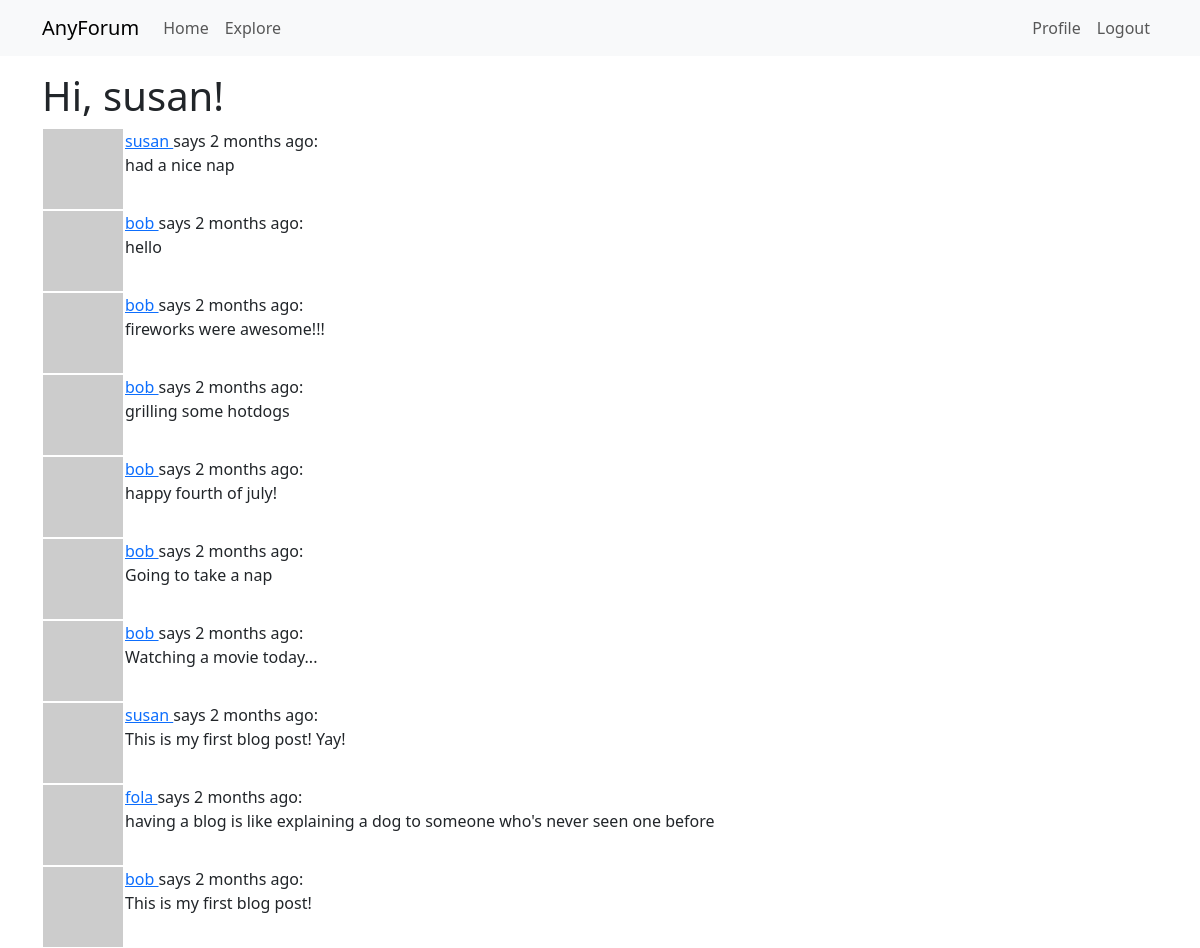
Screenshot of /explore (signed in) with the database file from the repository.
### app/models.py (models this page shows, shortened)
class User(UserMixin, db.Model):
    id: so.Mapped[int] = so.mapped_column(primary_key=True)
    username: so.Mapped[str] = so.mapped_column(sa.String(64), index=True, unique=True)
    email: so.Mapped[str] = so.mapped_column(sa.String(120), index=True, unique=True)
    password_hash: so.Mapped[Optional[str]] = so.mapped_column(sa.String(256))
    posts: so.WriteOnlyMapped['Post'] = so.relationship(back_populates='author')
    about_me: so.Mapped[Optional[str]] = so.mapped_column(sa.String(140))
    last_seen: so.Mapped[Optional[datetime]] = so.mapped_column(default=lambda: datetime.now(timezone.utc))
    def avatar(self, size):
        digest = md5(self.email.lower().encode('utf-8')).hexdigest()
        return f'https://www.gravatar.com/avatar/{digest}?d=identicon&s={size}'
    following: so.WriteOnlyMapped['User'] = so.relationship(secondary=followers,
                                                            primaryjoin=(followers.c.follower_id == id),
                                                            secondaryjoin=(followers.c.followed_id == id),
                                                            back_populates='followers')
    followers: so.WriteOnlyMapped['User'] = so.relationship(secondary=followers,
                                                            primaryjoin=(followers.c.followed_id == id),
                                                            secondaryjoin=(followers.c.follower_id == id),
                                                            back_populates='following')

class Post(db.Model):
    id: so.Mapped[int] = so.mapped_column(primary_key=True)
    body: so.Mapped[str] = so.mapped_column(sa.String(140))
    timestamp: so.Mapped[datetime] = so.mapped_column(index=True, default=lambda: datetime.now(timezone.utc))
    user_id: so.Mapped[int] = so.mapped_column(sa.ForeignKey(User.id), index=True)
    author: so.Mapped[User] = so.relationship(back_populates='posts')

### app/routes.py (the view)
@app.route('/explore')
@login_required
def explore():
    page = request.args.get('page', 1, type=int)
    query = sa.select(Post).order_by(Post.timestamp.desc())
    posts = db.paginate(query, page=page, per_page=app.config['POSTS_PER_PAGE'], error_out=False)
    next_url = url_for('explore', page=posts.next_num) \
        if posts.has_next else None
    prev_url = url_for('explore', page=posts.prev_num) \
        if posts.has_prev else None
    return render_template('index.html', title='Explore', posts=posts.items, next_url=next_url, prev_url=prev_url)

### app/models.py (called while the page is built)
@login.user_loader
def load_user(id):
    return db.session.get(User, int(id))

### app/routes.py (called while the page is built)
@app.before_request
def before_request():
    if current_user.is_authenticated:
        current_user.last_seen = datetime.now(timezone.utc)
        db.session.commit()

### app/templates/index.html (shortened to what this page needs)
{% extends "base.html" %}
{% block content %}
    <h1>Hi, {{current_user.username}}!</h1>
    {% for post in posts %}
        {% include '_post.html' %}
    {% endfor %}
{% endblock %}

### app/templates/_post.html
<table>
    <tr valign="top">
        <td><img src="{{ post.author.avatar(36) }}"></td>
        <td>
            <a href="{{ url_for('user', username=post.author.username) }}">
                {{ post.author.username}}
            </a> says {{moment(post.timestamp).fromNow()}}:
            <br>{{ post.body }}</td>
    </tr>
</table>

### rows the page displays
User: username "susan"
Post: author.username "susan", timestamp "2 months ago", body "had a nice nap"
Post: author.username "bob", timestamp "2 months ago", body "hello"
Post: author.username "bob", timestamp "2 months ago", body "fireworks were awesome!!!"
Post: author.username "bob", timestamp "2 months ago", body "grilling some hotdogs"
Post: author.username "bob", timestamp "2 months ago", body "happy fourth of july!"
Post: author.username "bob", timestamp "2 months ago", body "Going to take a nap"
Post: author.username "bob", timestamp "2 months ago", body "Watching a movie today..."
Post: author.username "susan", timestamp "2 months ago", body "This is my first blog post! Yay!"
Post: author.username "fola", timestamp "2 months ago", body "having a blog is like explaining a dog to someone who's never seen one before"
Post: author.username "bob", timestamp "2 months ago", body "This is my first blog post!"
